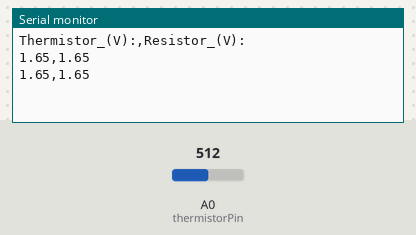
The sketch below on a simulated Arduino Uno, built with avr-gcc and run on an emulated ATmega328P. Parts: the last lines printed to the serial monitor. The test bench sets the inputs (shaded band); at power-on: A0 (thermistorPin) = 512.

Above: at 1.8 s.
1.9 s: A0 (thermistorPin) set to 716
At 2.3 s:
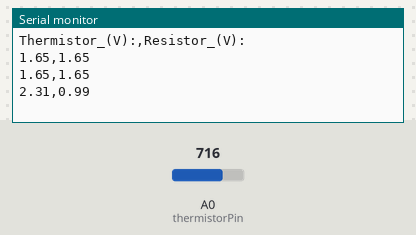
3.4 s: A0 (thermistorPin) set to 900
At 4.8 s:
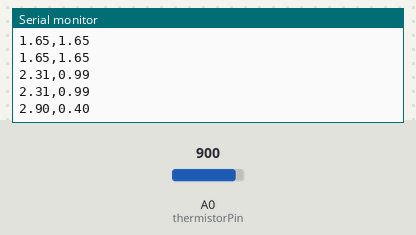
Timing chart, 0 to 6.4 s (numbered marks = the images above; inputs shaded):
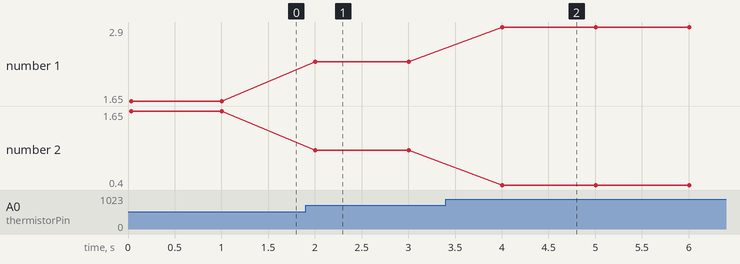

The sketch:

read-thermistor.ino
```cpp
const int thermistorPin = A0;

const int ioMax = 1023;
const float refV = 3.3;


void setup() {
  analogReference(EXTERNAL);
  Serial.begin(9600);

  // serial plotter legend
  Serial.println("Thermistor_(V):,Resistor_(V):");
}


void loop() {
  int thermistorIn = analogRead(thermistorPin);
  float thermistorV = thermistorIn * refV / ioMax;
  float resistorV = refV - thermistorV;

  // print/plot thermistor voltage, resistor voltage
  Serial.print(thermistorV);
  Serial.print(",");
  Serial.print(resistorV);
  Serial.println();

  delay(1000);
}
```

Measured:
- after the input at 1.9 s, the serial monitor: prints a new line after 0.10 s (image 1)
- after the input at 3.4 s, the serial monitor: prints a new line after 0.60 s (image 2)
- plotted number 1: 1.65 → 2.31 after the input at 1.9 s, 2.31 → 2.9 after the input at 3.4 s
- plotted number 2: 1.65 → 0.99 after the input at 1.9 s, 0.99 → 0.4 after the input at 3.4 s
